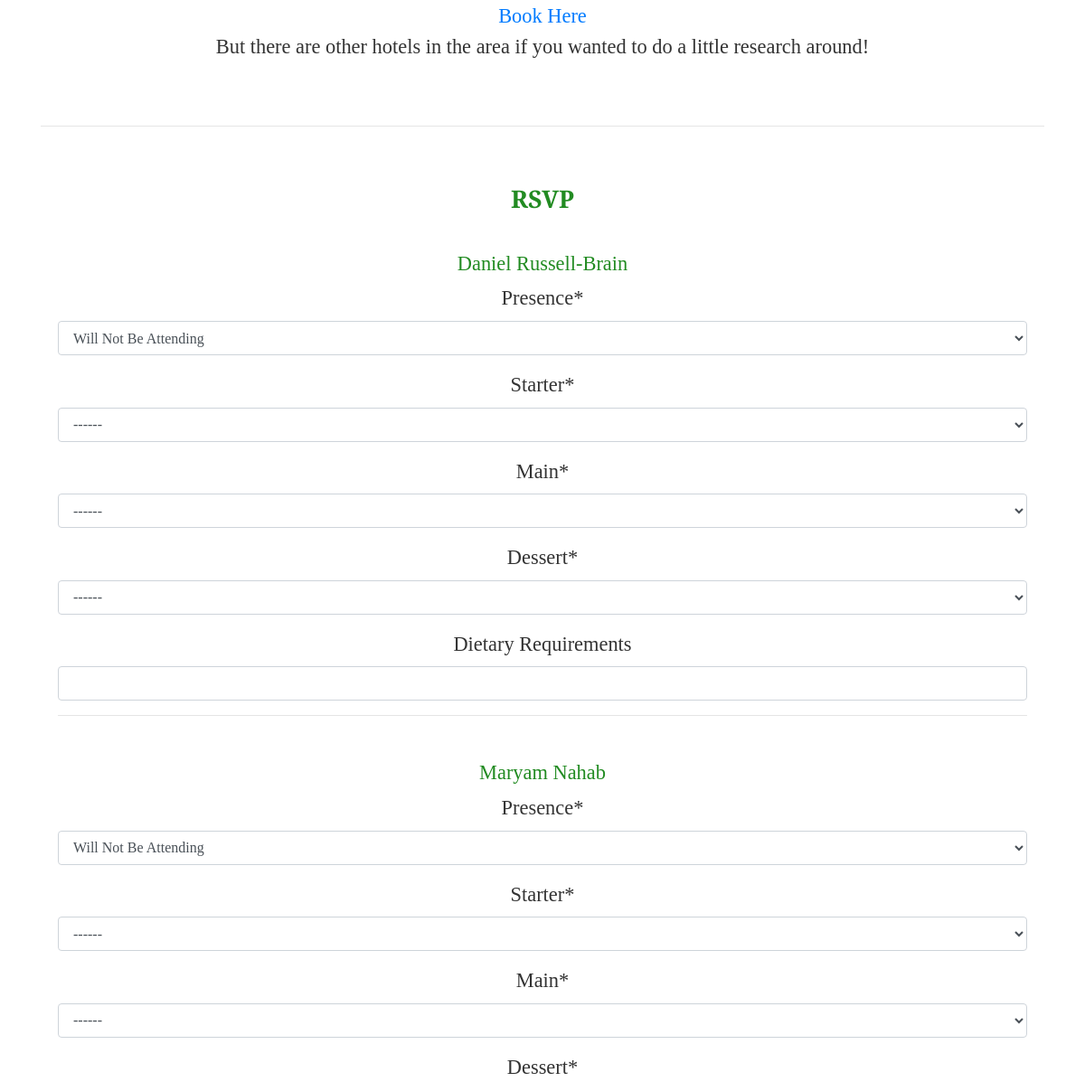
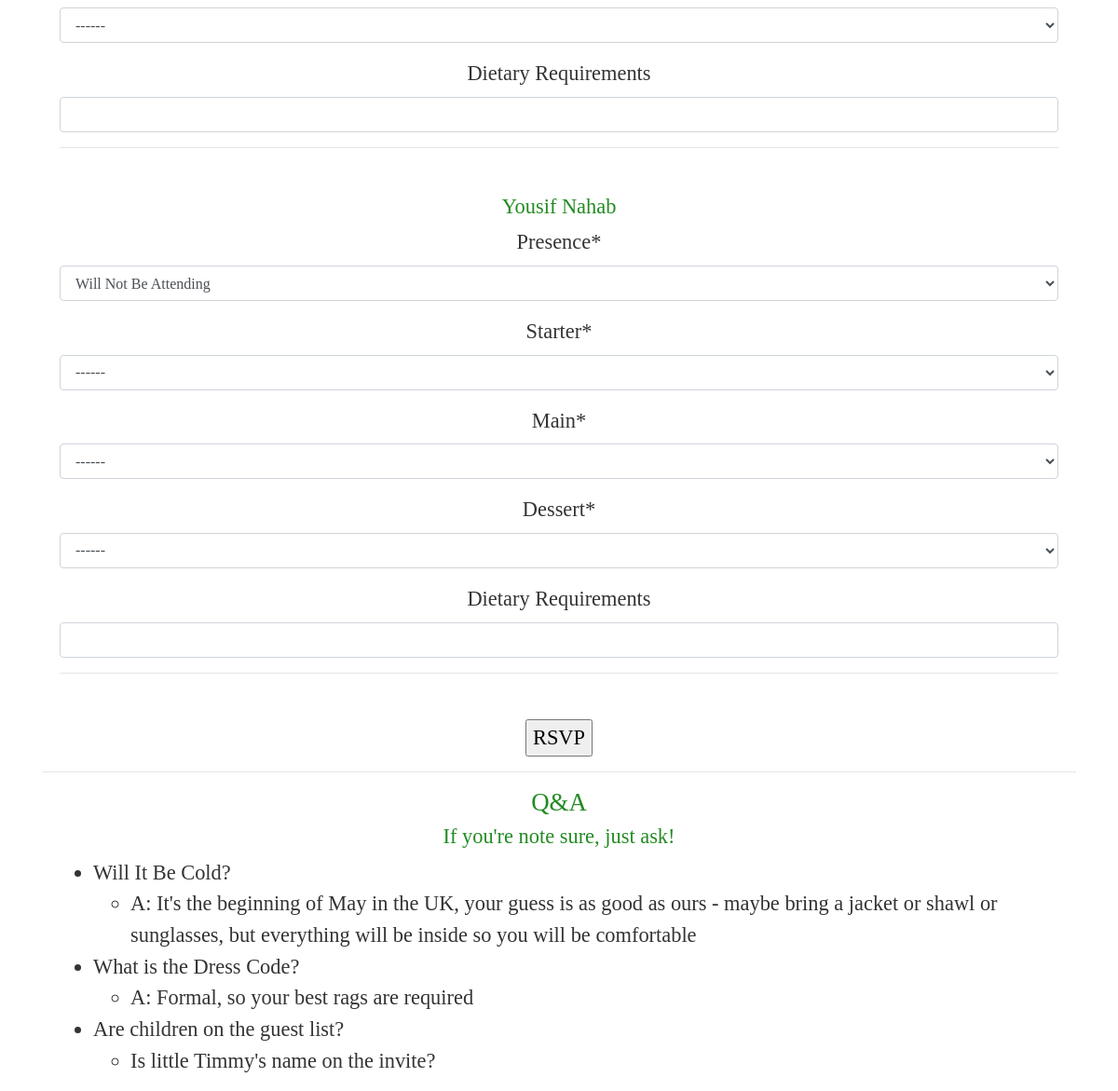
Page / (signed in, lower part) on the earlier database version (2 pictures, top to bottom).
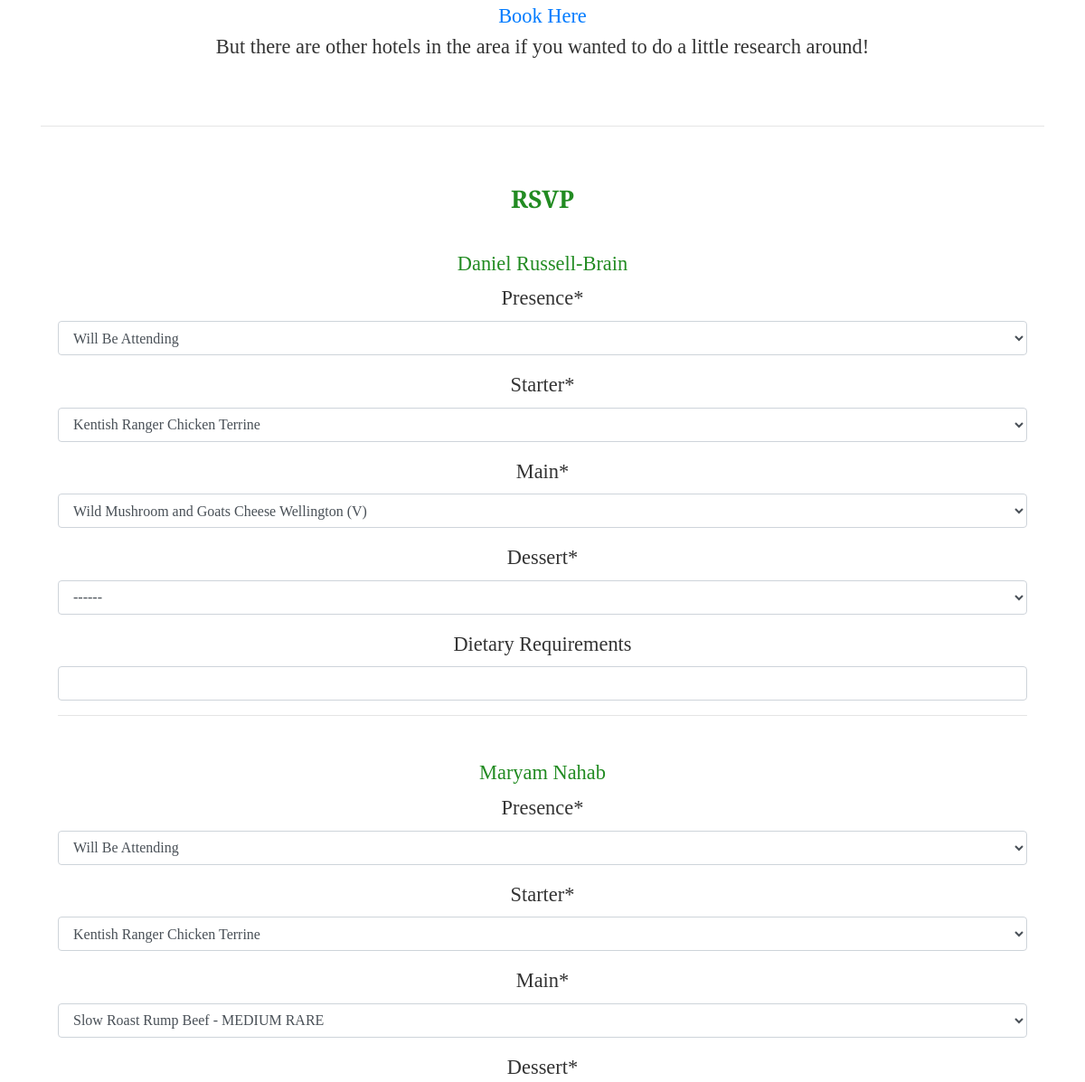
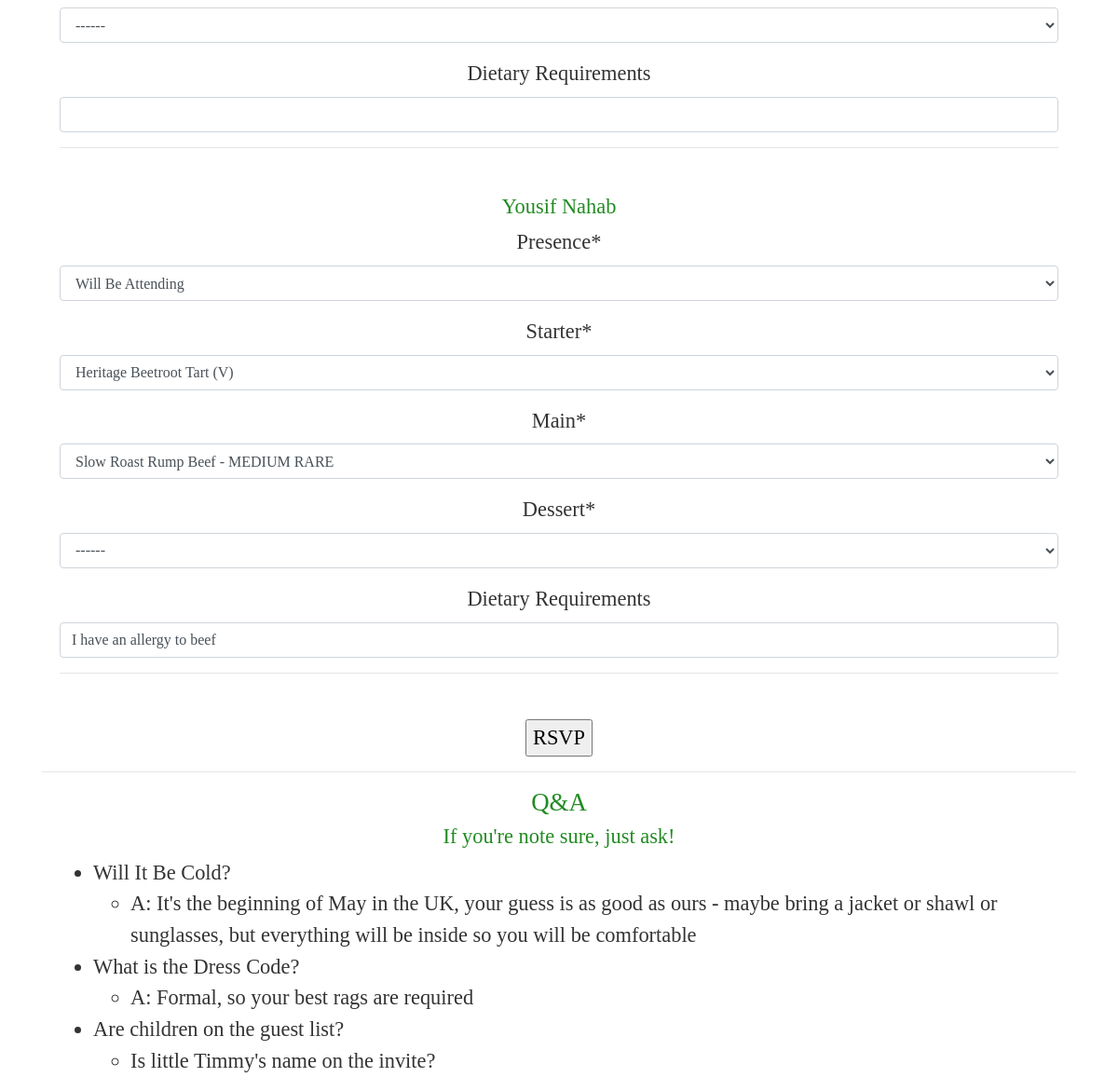
Same page on the later database version (2 pictures, top to bottom).
### rsvp/models.py (models this page shows, shortened)
class Guest(models.Model):
    ATTEND_CHOICES = [
        (True, 'Will Be Attending'),
        (False, 'Will Not Be Attending')
    ]
    STARTER_CHOICES = [
        ('a', '------'),
        ('b', 'Kentish Ranger Chicken Terrine'),
        ('c', 'Heritage Beetroot Tart (V)')
    ]
    MAIN_CHOICES = [
        ('a', '------'),
        ('b', 'Slow Roast Rump Beef - MEDIUM RARE'),
        ('b2', 'Slow Roast Rump Beef - WELL DONE'),
        ('c', 'Wild Mushroom and Goats Cheese Wellington (V)')
    ]
    DESSERT_CHOICES = [
        ('a', '------'),
        ('b', 'Sticky Toffee Pudding'),
        ('c', 'Chocolate Delice with Cider and Black')
    ]
    first = models.CharField(max_length=100)
    last = models.CharField(max_length=100)
    email = models.EmailField()
    user = models.ForeignKey(User, on_delete=models.CASCADE)
    attending = models.BooleanField(default=True, choices=ATTEND_CHOICES, verbose_name='Presence')
    starter = models.CharField(max_length=200, choices=STARTER_CHOICES, default='a')
    main = models.CharField(max_length=200, choices=MAIN_CHOICES, default='a')
    dessert = models.CharField(max_length=200, choices=DESSERT_CHOICES, default='a')
    dietary = models.CharField(max_length=200, null=True, blank=True, verbose_name="Dietary Requirements")

### rsvp/views.py (the view, shortened to what this page needs)
# urls.py: path('', login_required(MainEvent.as_view()), name='home'),
class MainEvent(TemplateView):
    model = Guest
    template_name = 'rsvp/main.html'
    def get_guests(self):
        return Guest.objects.filter(user=self.get_user())
    def get_user(self):
        return User.objects.get(pk=self.request.user.pk)
    def get_context_data(self, **kwargs):
        context = super().get_context_data(**kwargs)
        user = self.get_user()
        context['guests'] = Guest.objects.filter(user=user)
        return context
    def get(self, request):
        form = RSVPFormset(instance=self.get_user())
        guests = self.get_guests()
        forms = zip(form, guests)
        context = self.get_context_data()
        context['forms'] = forms
        context['form'] = form
        return render(request, self.template_name, context)

### rsvp/templates/rsvp/main.html (shortened to what this page needs)
{% extends 'rsvp/index.html' %}
{% block content %}
    {% include 'rsvp/accommodation.html' %}
<hr size="2">
{% if user.groups.all.0.name == 'DayGuest' %}
    {% include 'rsvp/rsvp.html' %}
{% endif %}
<hr size="2">
    {% include 'rsvp/faq.html' %}
{% endblock %}

### rsvp/templates/rsvp/index.html (shortened to what this page needs)
<!DOCTYPE html>
<html lang="en">
<head>
    {% load static %}
    <link rel="stylesheet" href="https://maxcdn.bootstrapcdn.com/bootstrap/4.0.0/css/bootstrap.min.css">
    <link rel="stylesheet" href="{% static 'rsvp/style.css' %}" type="text/css">
</head>
</html>
<body>
<main role="main" class="container">
{% block content %}
{% endblock %}
</main>
</body>

### rsvp/templates/rsvp/bridal.html (shortened to what this page needs)
{% load static %}

### rsvp/templates/rsvp/location.html (shortened to what this page needs)
{% load static %}

### rsvp/templates/rsvp/accommodation.html (shortened to what this page needs)
<div class="container pt-1 vh" style="display: table;">
    <div style="display:table-cell; vertical-align: middle;">
<div class="container">
    <div class="row">
        <div class="col">
            <div class="container text-center"><a href="https://www.spahotel.co.uk/stay-with-us" class="text-center">Book Here</a></div>
        </div>
        <div class="col my-auto text-center">
            But there are other hotels in the area if you wanted to do a little research around!
        </div>
    </div>
</div>
    </div>
</div>

### rsvp/templates/rsvp/rsvp.html (shortened to what this page needs)
{% load static %}
{% load crispy_forms_tags %}
<div class="container text-center pt-5 align-middle event" style="height:90vh; display: table;">
    <div style="display: table-cell; vertical-align: middle;">
        <h1><b>RSVP</b></h1><br>
        <div class="container px-1">
        <form method="post">
            {% for zip_form in forms %}
            <h2>{{ zip_form.1.first }} {{ zip_form.1.last }}</h2>{{ zip_form.0.id.as_hidden }}
            {{ zip_form.0.attending|as_crispy_field }}
            {{ zip_form.0.starter|as_crispy_field }}
            {{ zip_form.0.main|as_crispy_field }}
            {{ zip_form.0.dessert|as_crispy_field }}
            {{ zip_form.0.dietary|as_crispy_field }}
            <hr><br>
            {% endfor %}
            <input type="submit" value="RSVP">
        </form>
        </div>
    </div>
</div>

### rsvp/templates/rsvp/faq.html
<div class="container text-center">
    <h1>Q&A</h1>
    <h2>If you're note sure, just ask!</h2>
</div>
<div class="container text-left">
    <ul>
        <li>Will It Be Cold?
            <ul>
                <li>
                    A: It's the beginning of May in the UK, your guess is as good as ours - maybe bring a jacket or shawl or sunglasses, but everything will be inside so you will be comfortable
                </li>
            </ul>
        </li>
        <li>
            What is the Dress Code?<ul>
            <li>
                A: Formal, so your best rags are required
            </li>
        </ul>
            <li>Are children on the guest list?
                <ul>
                    <li>Is little Timmy's name on the invite?</li>
                </ul>
        </li>
    </ul>
</div>

### rsvp/static/rsvp/style.css (style rules this page uses)
body { font-family: 'Baskervville', cursive; background-color: white; color: #333333; font-size: 1.4em; font-weight: normal; }
html { scroll-behavior: smooth; }
h1 { font-family: 'Baskervville', cursive; font-size: 1.2em; color:forestgreen; }
h2 { font-size: 1em; color: forestgreen; }
div.vh { height:100vh; }
div.event { font-weight: normal; }

Differences in the rows shown:
changed Guest "Daniel": zip_form "Will Not Be Attending" → "Will Be Attending"; zip_form "------" → "Kentish Ranger Chicken Terrine"; zip_form "------" → "Wild Mushroom and Goats Cheese Wellington (V)"
changed Guest "Maryam": zip_form "Will Not Be Attending" → "Will Be Attending"; zip_form "------" → "Kentish Ranger Chicken Terrine"; zip_form "------" → "Slow Roast Rump Beef - MEDIUM RARE"
changed Guest "Yousif": zip_form "Will Not Be Attending" → "Will Be Attending"; zip_form "------" → "Heritage Beetroot Tart (V)"; zip_form "------" → "Slow Roast Rump Beef - MEDIUM RARE"; zip_form (not shown) → "I have an allergy to beef"
